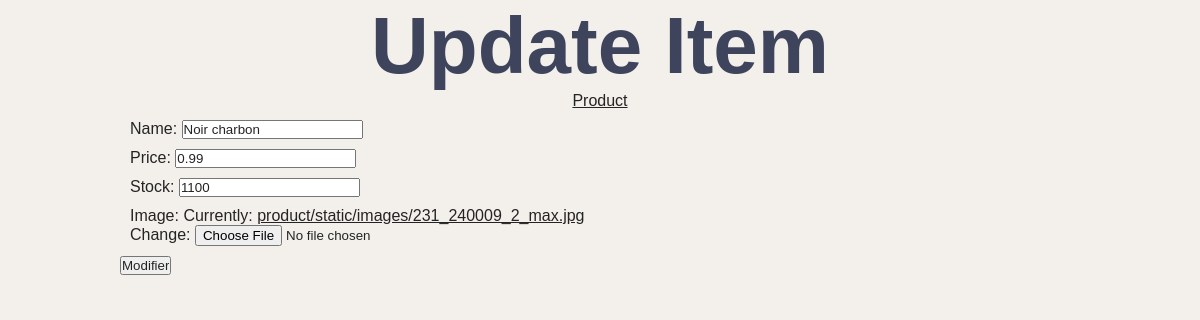
The app's page /product/update/24/ with its own data.
### product/models.py (models this page shows, shortened)
class Item(models.Model):
    name = models.CharField(max_length=200)
    price = models.DecimalField(max_digits=5, decimal_places=2, null=True)
    stock = models.PositiveIntegerField( null=True)
    image = models.ImageField(upload_to='product/static/images/', null=True)

### product/views.py (the view)
# urls.py: path('update/<int:id>/', views.update, name='update'),
def update(request, id):
    context = {}
    item = Item.objects.get(id=id)
    form = ItemForm(request.POST or None, instance=item)
    if form.is_valid():
        form.save()
        return redirect('product:show', id=id)
    context['form'] = form
    return render(request, 'product/update.html', context)

### product/forms.py (shortened to what this page needs)
class ItemForm(forms.ModelForm):
    class Meta:
        model = Item
        fields = ['name', 'price', 'stock', 'image']

### product/templates/product/update.html (shortened to what this page needs)
{% load static %}
<link rel="stylesheet" href="{% static 'style/style.css' %}">
<h1>Update Item</h1>
<div class="center">
    <a class="dark-color" href="/product">Product</a>
</div>
<form method = "POST" enctype="multipart/form-data"  >
    {{ form.as_p }}
    <input type="submit" value="Modifier">
</form>

### product/static/style/style.css (style rules this page uses)
* { margin: 0; padding: 0; box-sizing: border-box; color: rgb(36, 36, 36); font-family: sans-serif; }
h1 { font-size: 80px; color: rgb(62, 68, 92); text-align: center; }
a { color: rgb(36, 36, 36); }
.center { text-align: center; margin: 0 auto; justify-content: center; justify-items: center; justify-self: center; align-items: center; }
form p { margin: 10px; }

### records on screen
Item: name "Noir charbon", price "0.99", stock "1100"
